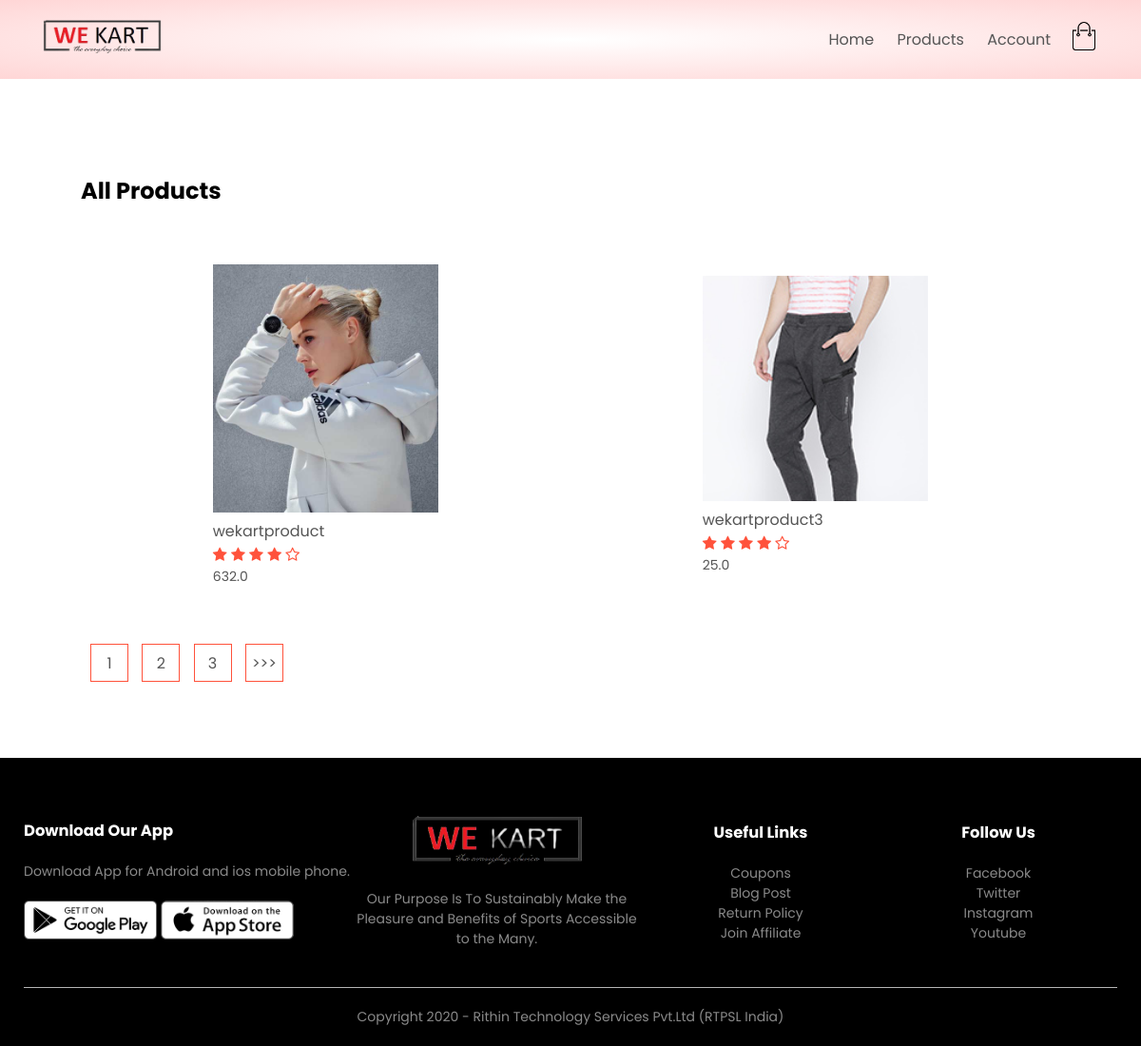
/product_list/, run on an earlier commit of the app's database.
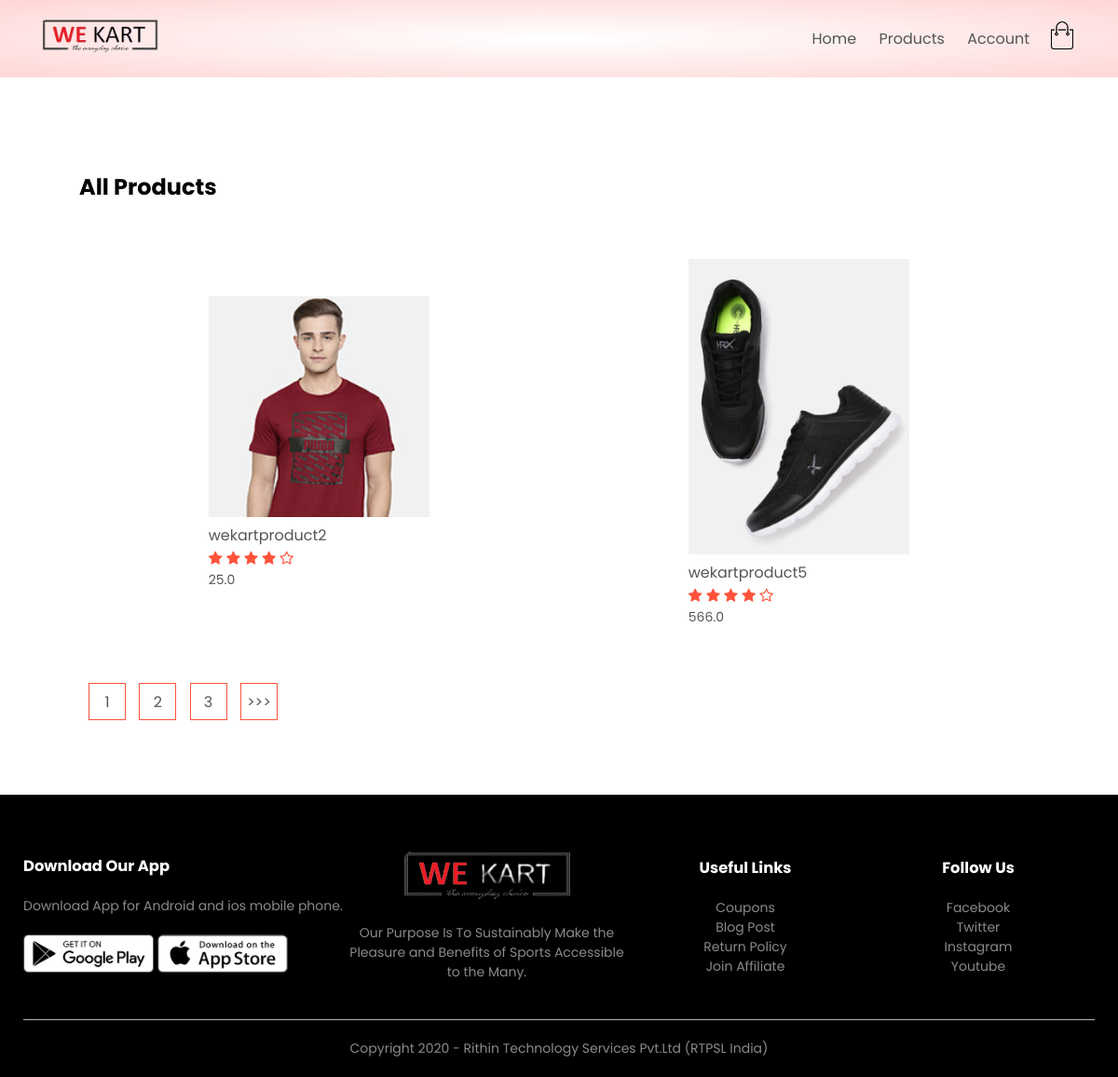
And on a later commit of the database.
### products/models.py (models this page shows, shortened)
class Product(models.Model):
    LIVE=1
    DELETE=0
    DELETE_CHOICES=((LIVE,'Live'),(DELETE,'Delete'))
    title=models.CharField(max_length=200)
    price=models.FloatField()
    description=models.TextField()
    image=models.ImageField(upload_to='media/')
    priority=models.IntegerField(default=0)
    delete_status=models.IntegerField(choices=DELETE_CHOICES,default=LIVE)
    created_at=models.DateTimeField(auto_now_add=True)
    updated_at=models.DateTimeField(auto_now=True)

### products/views.py (the view)
# urls.py: path('product_list/',views.list_product,name='list_product'),
def list_product(request):
    page=1
    if request.GET:
        page=request.GET.get('page',1)
    product_list=Product.objects.order_by('priority')
    product_paginator=Paginator(product_list,2)
    product_list=product_paginator.get_page(page)
    context={'products':product_list}
    return render(request,'products.html',context)

### products/templatetags/chunks.py (called while the page is built)
@register.filter(name='chunks')
def chunks(list_data,chunk_size):
    chunk=[]
    i=0
    for data in list_data:
        chunk.append(data)
        i=i+1
        if i==chunk_size:
            yield chunk
            i=0
            chunk=[]
    yield chunk

### templates/products.html
{% extends 'blank_layout.html' %}
{% block content %}
{% include 'product_list.html' %}
{% endblock content %}

### templates/product_list.html (shortened to what this page needs)
{% load static %}
{% load chunks %}
<div class="small-container">
    <div class="row row-2">
        <h2>All Products</h2>
    </div>
    {% for product_chunks in products|chunks:4 %}
    <div class="row">
        {% for product in product_chunks %}
        <div class="col-4">
            <a href="{% url 'detail_product' product.id %}"><img src="{{ product.image.url }}"></a>
            <h4>{{ product.title }}</h4>
            <div class="rating">
                <i class="fa fa-star"></i>
                <i class="fa fa-star"></i>
                <i class="fa fa-star"></i>
                <i class="fa fa-star"></i>
                <i class="fa fa-star-o"></i>
            </div>
            <p>{{ product.price }}</p>
        </div>
        {% endfor %}
    </div>
    {% endfor %}
    <div class="page-btn">
        {% for i in products.paginator.page_range %}
        <a href="?page={{i}}"><span>{{i}}</span></a>
        {% endfor %}
        {% if products.has_next %}
        <a href="?page={{ products.next_page_number }}"><span>>>></span></a>
        {% endif %}
    </div>
</div>

What changed in the data, as far as the page shows it:
no longer on this page (row edited): Product: image (picture), title "wekartproduct", price "632.0"
no longer on this page (row edited): Product: image (picture), title "wekartproduct3", price "25.0"
now on this page (row edited): Product: image (picture), title "wekartproduct2", price "25.0"
now on this page (row edited): Product: image (picture), title "wekartproduct5", price "566.0"
